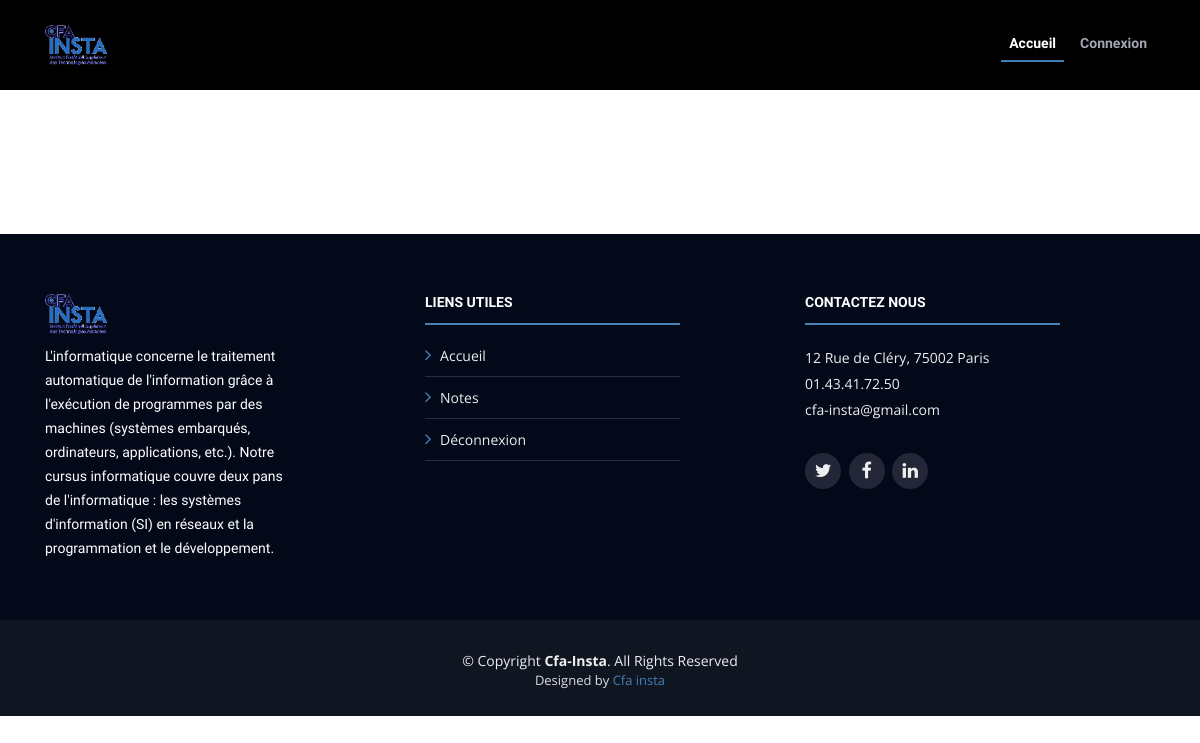
The app's page /vue/whatsapp.php, older data.
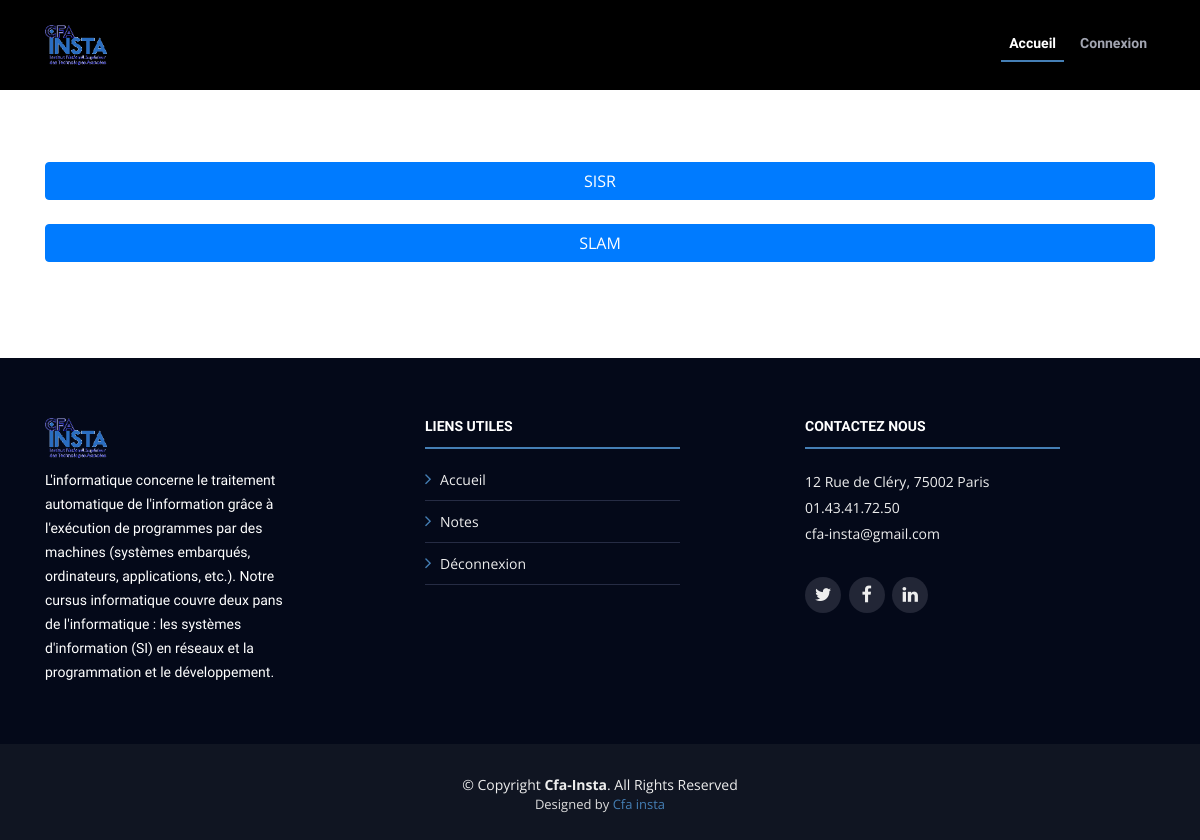
The same page, newer data.
### tables this page shows
CREATE TABLE IF NOT EXISTS `classe` (
  `id_classe` int(11) NOT NULL,
  `Diplome` varchar(50) NOT NULL,
  `Salle` varchar(50) NOT NULL
);

### controleur/leControleur.php (called while the page is built, shortened)
<?php
require_once("../modele/leModele.php");
class leControleur
{
    private $unModele;
    public function __construct($server,$bdd,$user,$mdp)
    {
        $this->unModele = new leModele($server,$bdd,$user,$mdp);
    }
    public function selectClasse()
    {
        return $this->unModele->selectClasse();
    }
}

### modele/leModele.php (called while the page is built, shortened)
<?php
class leModele {
    private $unPdo;
    public function __construct($server, $bdd, $user, $mdp)
    {
        $this->unPdo = null;
        try
        {
            $this->unPdo = new PDO("mysql:host=".$server.";dbname=".$bdd,$user,$mdp);
        }
        catch(PDOExecption $exp)
        {
            echo "Erreur de connexion à la base données";
            echo $exp->getMessage();
        }
    }
    public function selectClasse()
    {
    if ($this->unPdo != null) {
            $requete = "select * from classe;";
            $select = $this->unPdo->prepare($requete);
            $select->execute();
            $result = $select->fetchAll();
            return $result;
        }
    }
}

### vue/affichage/vuewhatsapp.php (the view, shortened to what this page needs)
<link href="../css/shop-homepage.css" rel="stylesheet">
<div class="container">
    <br>
    <div class="list-group">
        <?php foreach ($result2 as $Resultat) { ?>
            <button class="btn btn-primary collapsed" type="button" data-toggle="collapse" data-target="#classe-<?php echo $Resultat['id_classe']; ?>" aria-expanded="false" aria-controls="#classe-<?php echo $Resultat['id_classe']; ?>">
                <?php echo $Resultat['Diplome']; ?></button>
            <br>
        <?php } ?>
    </div>

Row changes from the older to the newer data that the page shows:
added classe: Diplome "SISR"
added classe: Diplome "SLAM"
